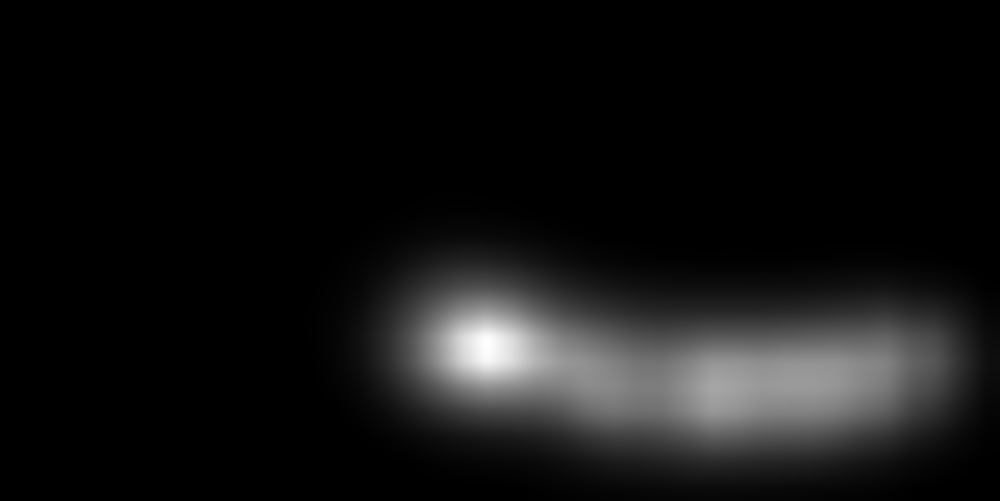
#> input picture test/test6/pred6/1807.4404diagram.png, 1000 x 501 px, shrunk from 1998 x 1000 before the run; its folder holds 4 pictures in this run
$ python main.py   (Python 2 division)
#> lines starting #> are read from the running program, lines starting #| are printed output that depends on the picture; after the words box and inside, x2 and y2 are one past the last pixel; in counts of white or black regions, pixels touching at a corner belong together
# include <opencv2/imgcodecs.hpp>
import cv2 as cv
import os
import array as arr
import numpy as np
from matplotlib import pyplot as plt


a = arr.array('i', [])
imgs_train_path = "pred6/"
images = [imgs_train_path + f for f in os.listdir(imgs_train_path) if f.endswith(('.jpg', '.jpeg', '.png'))]
size = len(images) - 1

for x in range(size):
   src1 = cv.imread(images[x],0   )
#> src1 is the input picture: shape (501, 1000); min 0, max 254, mean 19.1
   src2 = cv.imread(images[x+1],0  )
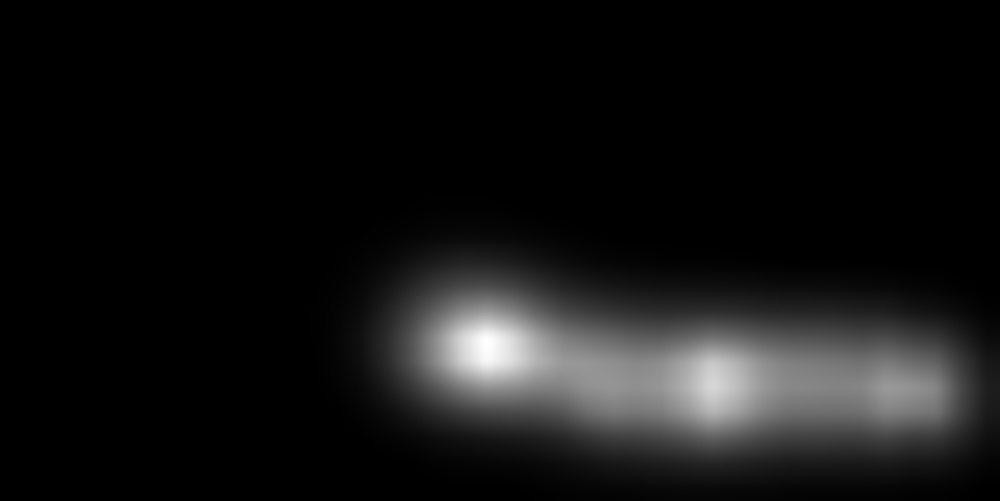
#> input picture test/test6/pred6/1813.5432diagram.png, 1000 x 501 px, shrunk from 1998 x 1000 before the run
#> src2 is the input picture: shape (501, 1000); min 0, max 254, mean 19.9

   res = cv.subtract(src2, src1);
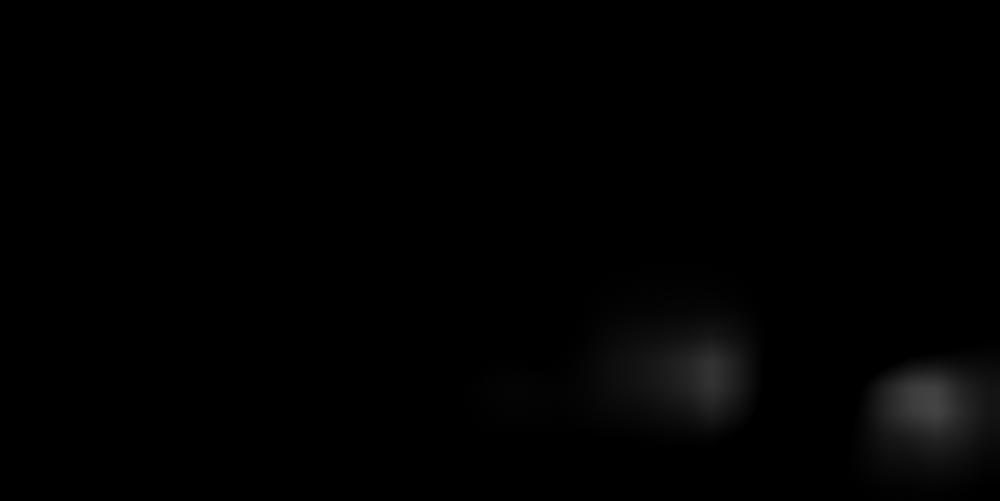
#> res: shape (501, 1000); min 0, max 68, mean 1.6
   #res = np.abs(src2 - src1)
   diff = ~src1
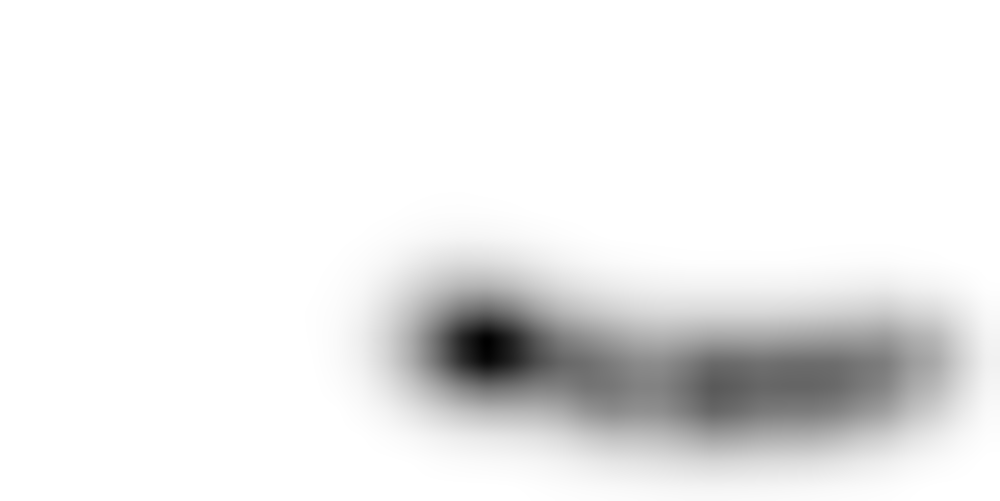
#> diff: shape (501, 1000); min 1, max 255, mean 235.9
   diff=diff - src1
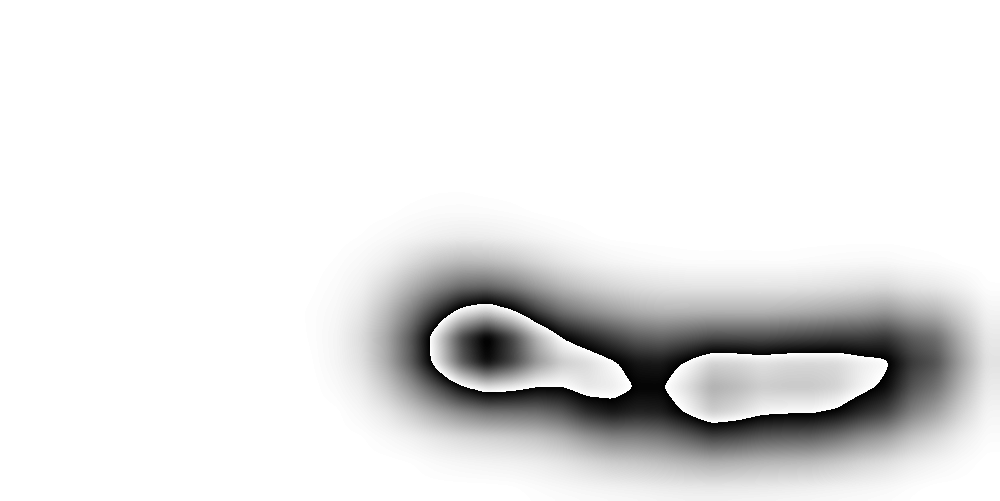
#> diff: shape (501, 1000); min 1, max 255, mean 229.1
   #cv.imwrite("diff.png",diff)
   diff = ~diff
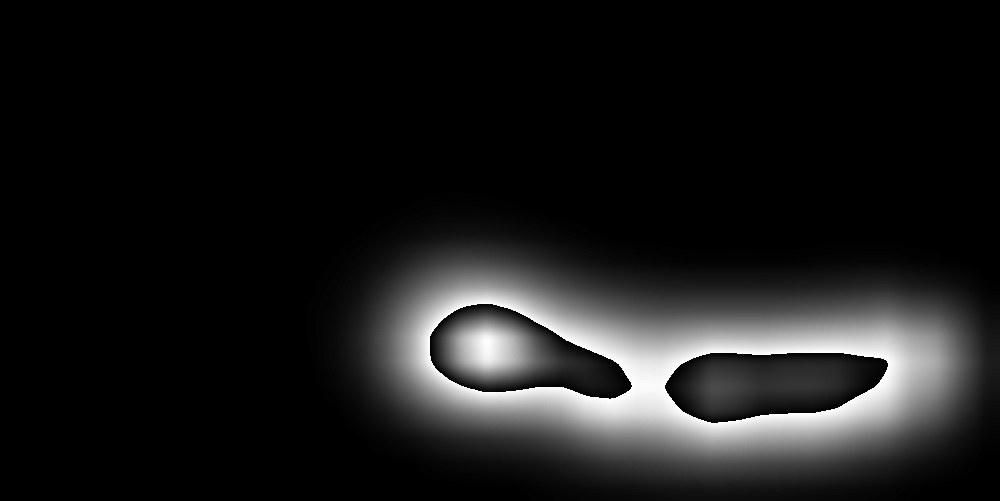
#> diff: shape (501, 1000); min 0, max 254, mean 25.9
   maxc=cv.countNonZero(diff)
#> maxc = 170114
   # [4 lines of commented-out code are left out]
   res = cv.inRange(res,9,10)
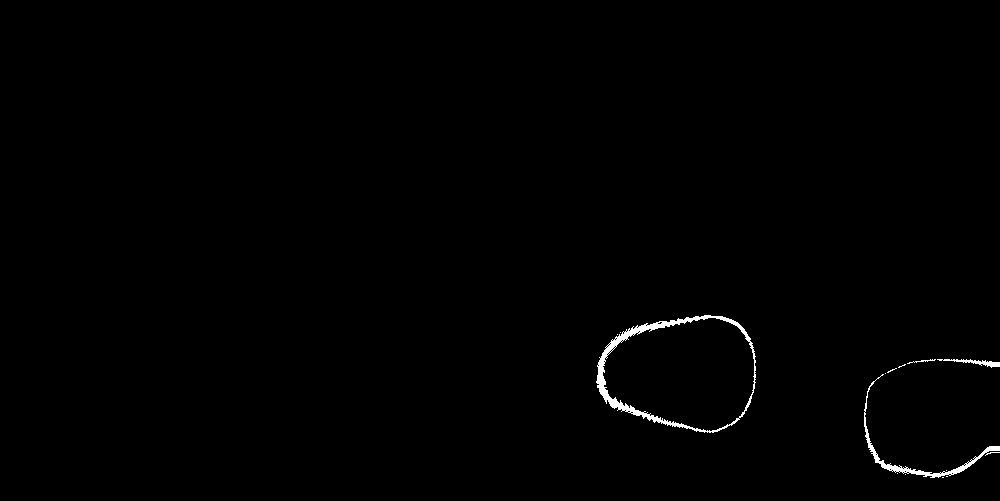
#> res: shape (501, 1000); 0.6% white; 14 white regions (10 under 20 px), largest, box (x1, y1, x2, y2) and area: (596, 315, 756, 433) 1881, (864, 374, 1000, 478) 833, (937, 359, 1000, 368) 199, (907, 359, 936, 364) 39
   white = cv.countNonZero(res)
#> white = 2985
   #print(white)
   a.append(white*100/maxc)
#> pass 2 of the loop `for x in range(size):`:
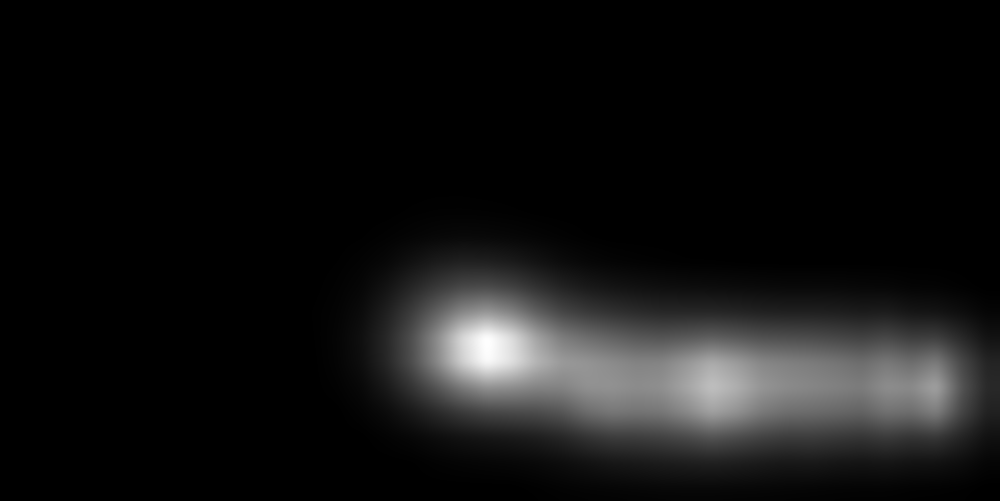
#> input picture test/test6/pred6/1815.9885diagram.png, 1000 x 501 px, shrunk from 1998 x 1000 before the run
#> src2 is the input picture: shape (501, 1000); min 0, max 254, mean 19
#> `diff = ~diff`:
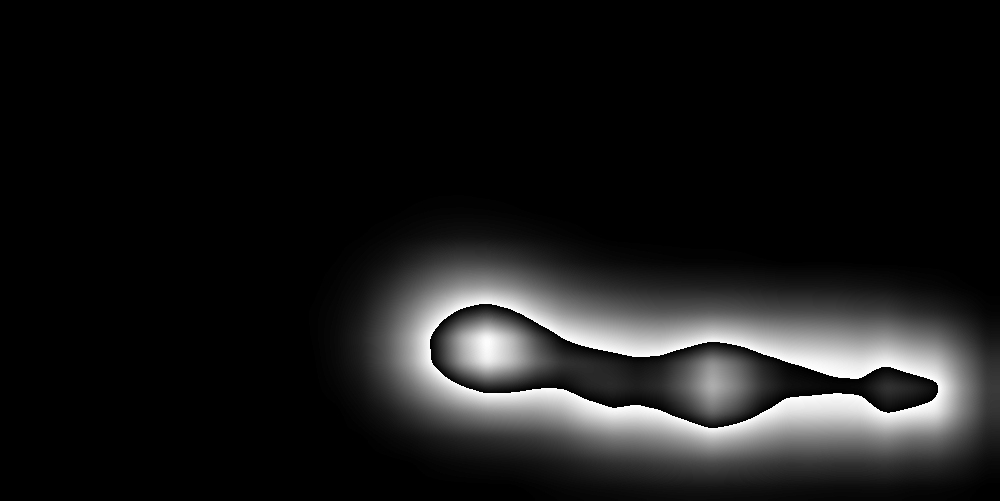
#> diff: shape (501, 1000); min 0, max 254, mean 25.7
#> maxc = 166756
#> `res = cv.inRange(res,9,10)`:
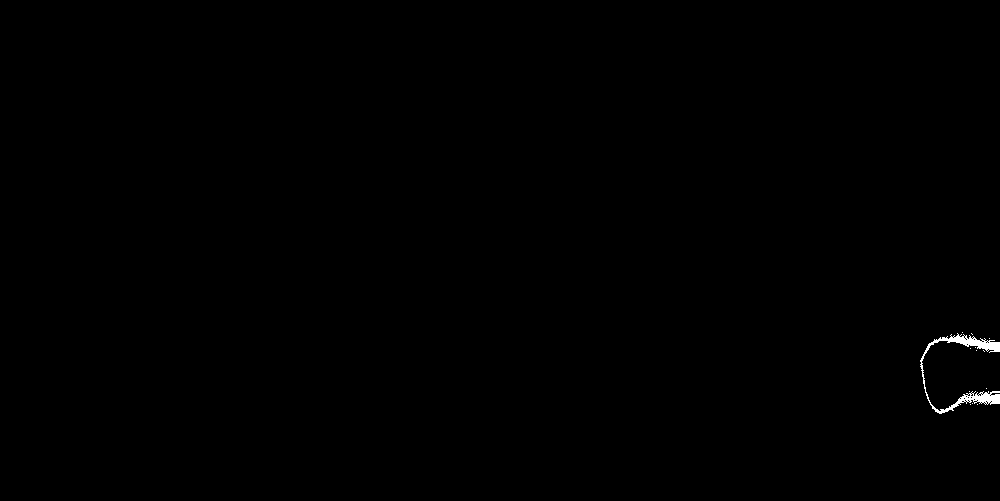
#> res: shape (501, 1000); 0.22% white; 13 white regions (12 under 20 px), largest, box (x1, y1, x2, y2) and area: (920, 333, 1000, 414) 1093
#> white = 1107
#> pass 3 of the loop `for x in range(size):`:
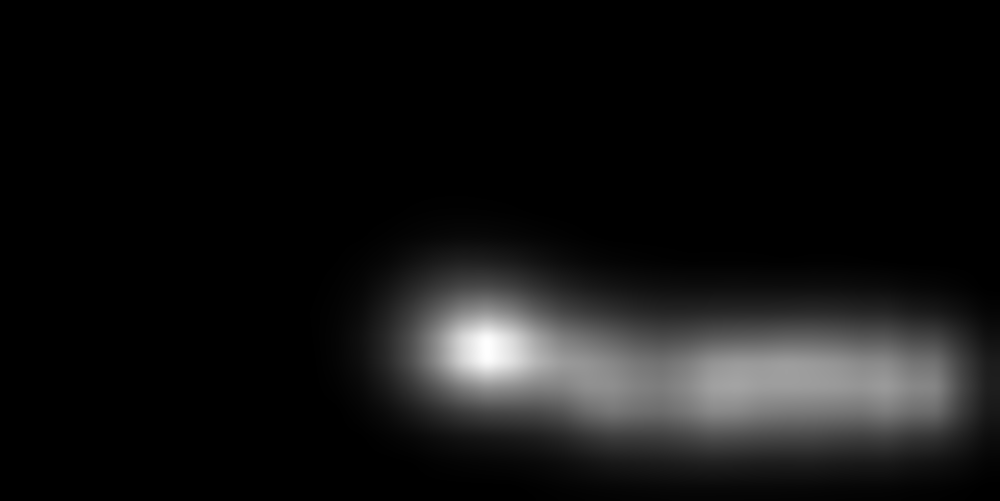
#> input picture test/test6/pred6/1824.8709999999999diagram.png, 1000 x 501 px, shrunk from 1998 x 1000 before the run
#> src2 is the input picture: shape (501, 1000); min 0, max 254, mean 19.4
#> `diff = ~diff`:
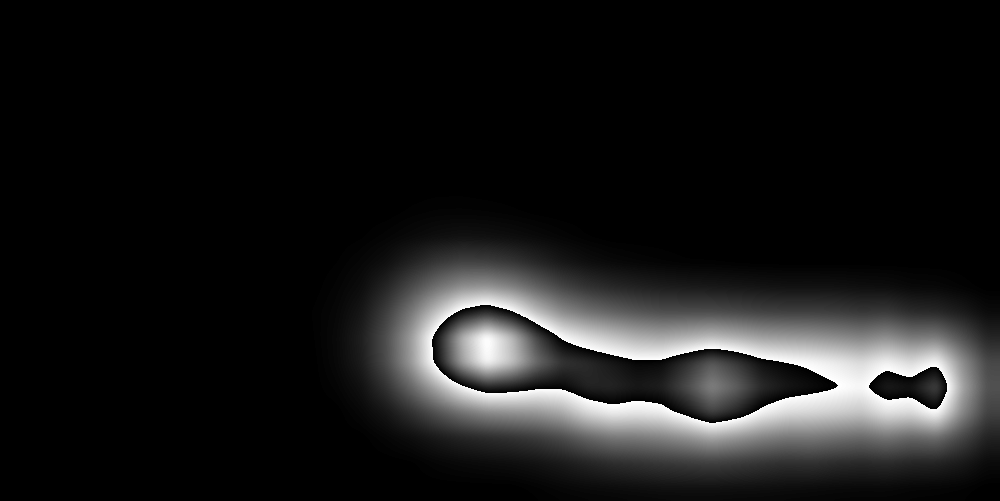
#> diff: shape (501, 1000); min 0, max 254, mean 25.6
#> maxc = 164712
#> `res = cv.inRange(res,9,10)`:
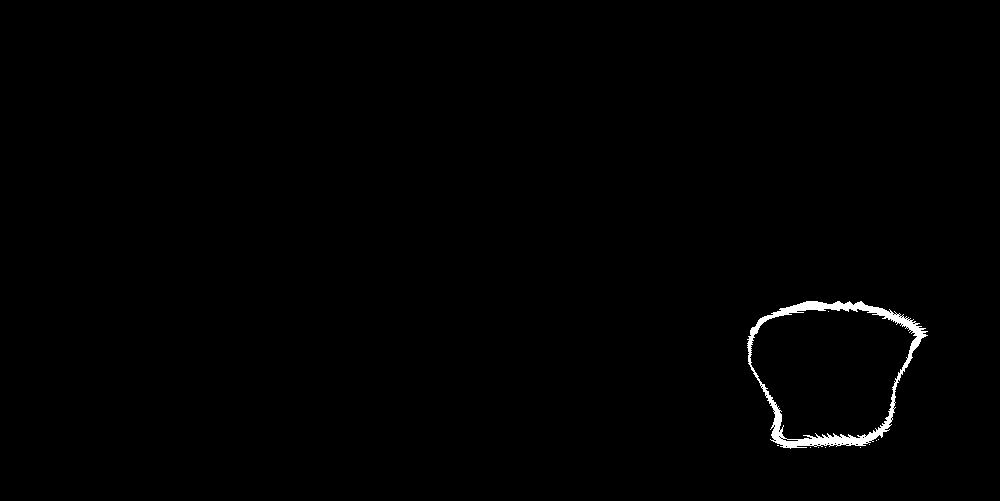
#> res: shape (501, 1000); 0.68% white; 10 white regions (9 under 20 px), largest, box (x1, y1, x2, y2) and area: (747, 301, 928, 449) 3379
#> white = 3389
   #a.append(white)
   #name = "new"+'%s' % x+".png"
   #cv.imwrite("diff/"+ name, res)

print(a)
